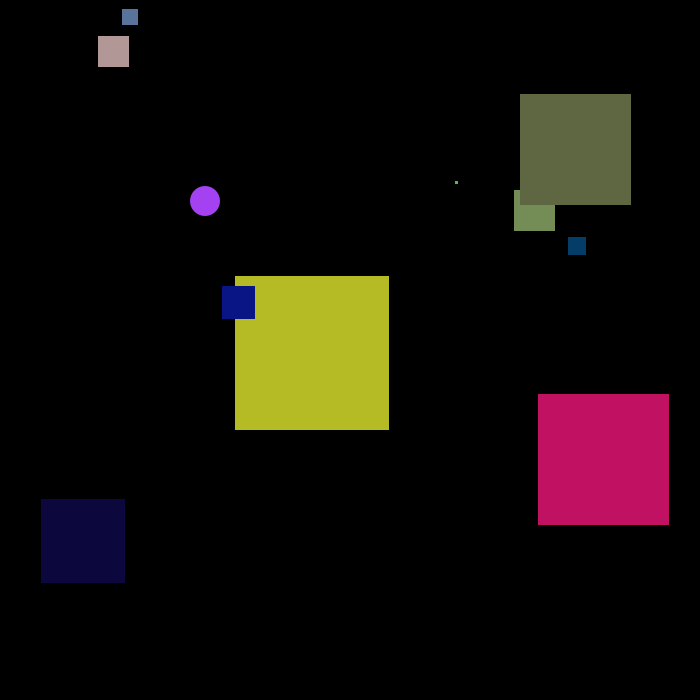
Frame 1 (no input)
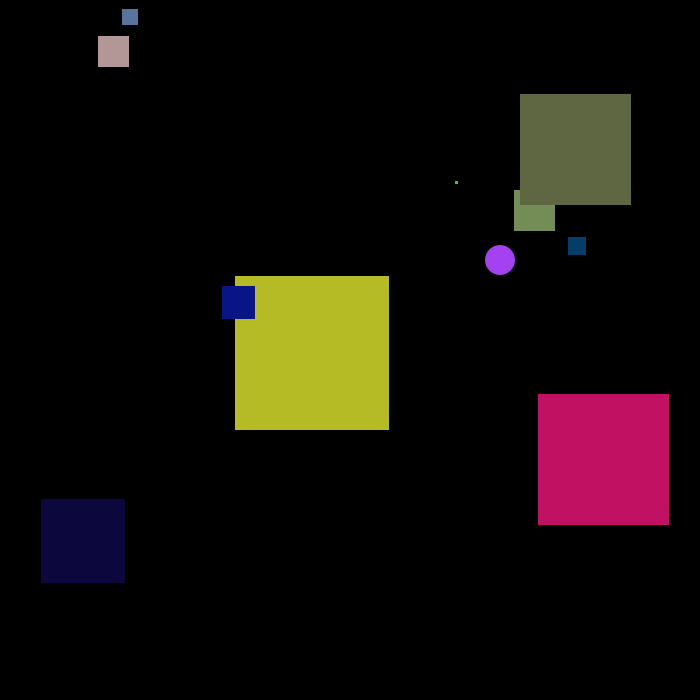
Frame 60 (the mouse pressed at the canvas centre just before this capture)
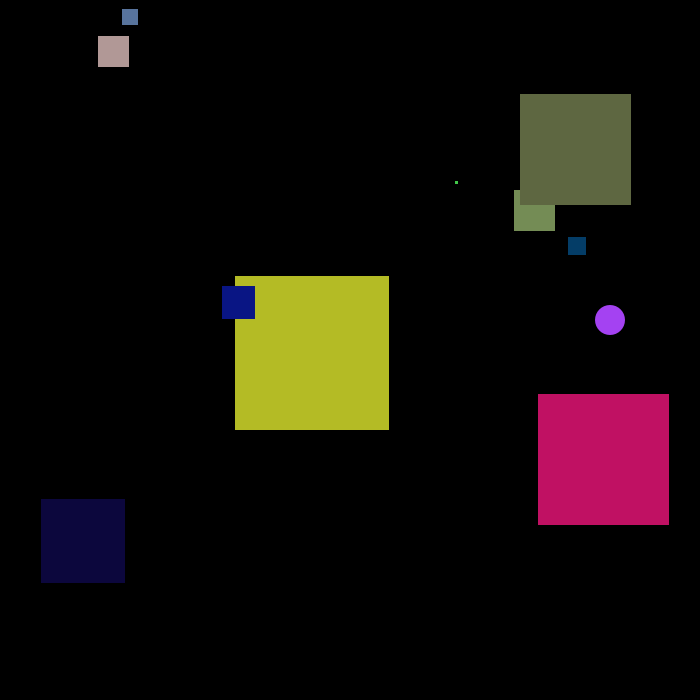
Frame 120 (the mouse held since frame 60 and released just before this capture)

The Processing sketch that drew these frames (run headless with seeded random() and noise(); from frame 60 on, the mouse is pressed at the canvas centre):

// Processing sketch: processing_179852
// ── processing_179852.pde

Car c1,c2,c3,c4,c5,c6,c7,c8,c9,c0;
Ball b;
float theta;
int velx;
float vely;
int posx;
int posy;
int col;
float height;
float width;
ArrayList<Car> cars = new ArrayList<Car>();
boolean keyup,keyleft,keyright,keyspace,keydown;

void setup()
{
  size(700,700);
  b = new Ball(200,200,5,1);
  c1 = new Car();
  c2 = new Car();
  c3 = new Car();
  c4 = new Car();
  c5 = new Car();
  c6 = new Car();
  c7 = new Car();
  c8 = new Car();
  c9 = new Car();
  c0 = new Car();
}

void draw()
{
  background(0);
  b.drawBall();
  c1.drawCar();
  c2.drawCar();
  c3.drawCar();
  c4.drawCar();
  c5.drawCar();
  c6.drawCar();
  c7.drawCar();
  c8.drawCar();
  c9.drawCar();
  c0.drawCar();

  if (keyleft) c1.left();
  if (keyright)c1.right();
  if (keyup)c1.up();
  if (keydown) c1.down();
  
  if (keyleft) c2.left();
  if (keyright)c2.right();
  if (keyup)c2.up();
  if (keydown) c2.down();
  
  if (keyleft) c3.left();
  if (keyright)c3.right();
  if (keyup)c3.up();
  if (keydown) c3.down();
  
  if (keyleft) c4.left();
  if (keyright)c4.right();
  if (keyup)c4.up();
  if (keydown) c4.down();
  
  if (keyleft) c5.left();
  if (keyright)c5.right();
  if (keyup)c5.up();
  if (keydown) c5.down();
  
  if (keyleft) c6.left();
  if (keyright)c6.right();
  if (keyup)c6.up();
  if (keydown) c6.down();
  
  if (keyleft) c7.left();
  if (keyright)c7.right();
  if (keyup)c7.up();
  if (keydown) c7.down();
  
  if (keyleft) c8.left();
  if (keyright)c8.right();
  if (keyup)c8.up();
  if (keydown) c8.down();
  
  if (keyleft) c9.left();
  if (keyright)c9.right();
  if (keyup)c9.up();
  if (keydown) c9.down();
  
  if (keyleft) c0.left();
  if (keyright)c0.right();
  if (keyup)c0.up();
  if (keydown) c0.down();
}
void keyPressed()
{
  if (keyCode == LEFT) keyleft = true;
  if (keyCode == RIGHT) keyright = true;
  if (keyCode == UP) keyup = true;
  if (key == ' ') keyspace = true;
  if (keyCode == DOWN) keydown = true;
}
void keyReleased()
{
  if (keyCode == LEFT) keyleft = false;
  if (keyCode == RIGHT) keyright = false;
  if (keyCode == UP) keyup = false;
  if (key == ' ') keyspace = false;
  if (keyCode == DOWN) keydown = false;
}


class Car
{
  int s;
  public int posx;
  public int posy;
  float velx;
  float vely;
  int size;
  color c;
  int col;
  
  Car()
  {
    s = int(random(175));
    posx = int(random(600));
    posy = int(random(600));
    c = color(random(255),random(255),random(255));
    
    
  }
  
  Car(int s, int px, int py)
  {
    size = s;
    posx = px;
    posy = py;
    c = color(random(255) , random(255) , random(255));
    println(c);
    velx = 0;
    vely = 0;
  }
  void drawCar()
  {
    fill(c);
    posx = int(posx + velx);
    posy = int(posy + vely);
    rect(posx,posy,s,s);
    if (b.calculateDistance <= 30)
    {
      fill(255,0,0);
    }
    if (b.calculateDistance(posx,posy) > 30)
    {
      fill(c);
    }

     if ((posx < 0) || (posx > 700))  velx *= -1;
    if ((posy < 0) || (posy > 700))  vely *= -1;
    
    if (posx > 699)
    { 
     velx = 0;
    }
    else if (posx < 0)
    {
      velx =0;
    }
    if (posy > 699)
    {
      vely = 0;
    }
    else if (posy < 0)
    {
      vely = 0;
    }
  }
    
  void left()
  {
    velx = velx-0.25;
  }
  void right()
  {
    velx = velx+0.25;
   
  }
  void up()
  {
    vely = vely-0.25;
  }
  void down()
  {
    vely = vely+0.25;
     println(vely);
  }
  
  void Break()
  {
    velx = 0;
    vely = 0;
  }
  
  void display()
  {
    rectMode(CENTER);
    fill(c);
    rect(posx,posy,100,50);
    
  }
}
  
  class Ball
{
  public float xpos;
  public float ypos;
  float xvel;
  float yvel;
  color c;
  float s;
  float calculateDistance;
  Ball(float x, float y, float xv, float yv)
  {
    xpos = x;
    ypos = y;
    c = color(random(255),random(255),random(255));
    xvel = xv;
    yvel = yv;
    s = 30;
    
  }
  
  void drawBall()
  {
    xpos += xvel;
    ypos += yvel;
    
    if ((xpos < 0) || (xpos > 700))  xvel *= -1;
    if ((ypos < 0) || (ypos > 700))  yvel *= -1;
    
    
    fill(c);
    noStroke();
    ellipse(xpos,ypos,s,s);
  }
  float  calculateDistance(float posx, float posy)
  {
    return dist(posx,posy,xpos,ypos);
     
}

}
